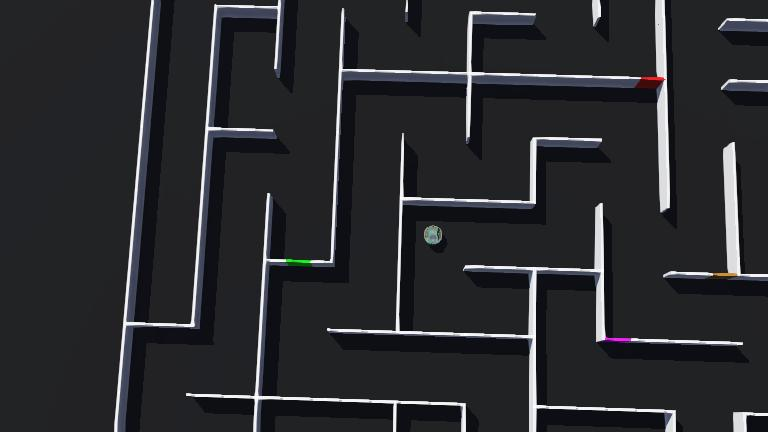
#> input picture worlds/.test1.jpg, 768 x 432 px, given in place of the camera
$ python total.py
#> lines starting #> are read from the running program, lines starting #| are printed output that depends on the picture; after the words box and inside, x2 and y2 are one past the last pixel; in counts of white or black regions, pixels touching at a corner belong together
import serial
import time
import cv2
import numpy as np

# Serial port configuration
SERIAL_PORT = "/dev/ttyUSB0"  # Replace with your robot's serial port
BAUD_RATE = 115200

# Updated Kobuki commands
MOVE_FORWARD = bytes([0xAA, 0x55, 0x06, 0x01, 0x04, 0x64, 0x00, 0x00, 0x00, 0x00, 0x10, 0x0D])
TURN_LEFT = bytes([0xAA, 0x55, 0x06, 0x01, 0x04, 0x64, 0x00, 0x01, 0x00, 0x00, 0x10, 0x0D])  # Spin right
STOP = bytes([0xAA, 0x55, 0x06, 0x01, 0x04, 0x00, 0x00, 0x00, 0x00, 0x00, 0x0A, 0x19])
TURN_RIGHT = bytes([0xAA, 0x55, 0x06, 0x01, 0x04, 0x64, 0x00, 0xFF, 0xFF, 0x00, 0x10, 0x0D])  # Spin left
MOVE_BACKWARD = bytes([0xAA, 0x55, 0x06, 0x01, 0x04, 0x9C, 0xFF, 0x00, 0x00, 0x00, 0x10, 0x0D])

# Open serial connection
try:
    ser = serial.Serial(SERIAL_PORT, BAUD_RATE, timeout=1)
    print(f"Connected to Kobuki on {SERIAL_PORT}")
except Exception as e:
    print(f"Failed to connect to Kobuki: {e}")
    exit(1)

# Function to send commands
def send_command(command, description=""):
    try:
        ser.write(command)
        if description:
            print(f"Sent command: {description}")
    except Exception as e:
        print(f"Failed to send command: {e}")

# Movement control functions
def move_forward(duration=3):
    send_command(MOVE_FORWARD, "Moving forward")
    time.sleep(duration)
    #send_command(STOP)
    time.sleep(0.1)

def turn_right(duration=0.2):
    send_command(TURN_RIGHT, "Turning right")
    time.sleep(duration)
    send_command(STOP)
    time.sleep(0.1)

def stop():
    send_command(STOP, "Stopping")
    time.sleep(0.1)

def turn_left(duration=0.2):
    send_command(TURN_LEFT, "Turning left")
    time.sleep(duration)
    send_command(STOP)
    time.sleep(0.1)

def move_backward(duration=3):
    send_command(MOVE_BACKWARD, "Moving backward")
    time.sleep(duration)
    #send_command(STOP)
    time.sleep(0.1)

# HSV color ranges
color_ranges = {
    "Yellow": [(20, 100, 70), (40, 255, 255)],
    "Red": [
        [(0, 120, 70), (10, 255, 255)],      # Lower range for red
        [(170, 120, 70), (180, 255, 255)]     # Upper range for red
    ],
    "Green": [(40, 70, 70), (80, 255, 255)],
    "Blue": [(100, 150, 70), (140, 255, 255)]
}

# Detect colored objects and classify as box (cube) or tile (rectangle)
def detect_objects(frame):
    hsv = cv2.cvtColor(frame, cv2.COLOR_BGR2HSV)
    boxes = []
    tiles = []

    for color, ranges in color_ranges.items():
        if color == "Red":
            lower1, upper1 = ranges[0]
            lower2, upper2 = ranges[1]
            mask1 = cv2.inRange(hsv, np.array(lower1), np.array(upper1))
            mask2 = cv2.inRange(hsv, np.array(lower2), np.array(upper2))
            mask = cv2.bitwise_or(mask1, mask2)
        else:
            lower, upper = ranges
            mask = cv2.inRange(hsv, np.array(lower), np.array(upper))

        contours, _ = cv2.findContours(mask, cv2.RETR_EXTERNAL, cv2.CHAIN_APPROX_SIMPLE)
        for contour in contours:
            if cv2.contourArea(contour) > 500:  # Filter noise
                x, y, w, h = cv2.boundingRect(contour)
                aspect_ratio = w / h

                # Classify based on aspect ratio
                if 0.9 <= aspect_ratio <= 1.1:  # Cube-like (box)
                    boxes.append((color, x, y, w, h))
                elif aspect_ratio > 1.5 and y > frame.shape[0] * 0.6:  # Wide rectangle near bottom (tile)
                    tiles.append((color, x, y, w, h))

    return boxes, tiles

# Center and approach an object
def center_and_approach(frame_width, target_color, objects, target_size):
    frame_center = frame_width // 2
    CENTER_TOLERANCE = 50
    target_object = None

    for color, x, y, w, h in objects:
        if color == target_color:
            target_object = (color, x, y, w, h)
            break

    if target_object:
        color, x, y, w, h = target_object
        object_center = x + w // 2

        # Center the object
        if abs(object_center - frame_center) > CENTER_TOLERANCE:
            if object_center < frame_center:
                turn_left(0.1)
            else:
                turn_right(0.1)
            return False

        # Approach if not close enough
        if w < target_size:
            move_forward(0.2)  # Small steps (2 cm)
            return False

        # Reached target
        stop()
        time.sleep(0.5)
        return True

    return False  # Object not found

# Main control logic
def control_robot():
    # Camera setup
    cap = cv2.VideoCapture(0)
    if not cap.isOpened():
        print("Failed to open camera")
        return

    # Constants
    FRAME_WIDTH = 640
    FLAP_TARGET_SIZE = 500  # Pixel width when box is within flaps
    TILE_TARGET_SIZE = 600  # Pixel width when aligned with tile
    SEARCH_TIMEOUT = 20     # Seconds before deferring a color
    MAX_PUSH_STEPS = 10     # Max steps to prevent infinite pushing

    # State machine states
    SEARCH_BOX = 0
    APPROACH_BOX = 1
    SEARCH_TILE = 2
    PUSH_TO_TILE = 3
    RETREAT = 4

    # Initialize variables
    colors_to_place = list(color_ranges.keys())
    deferred_colors = []
    placed_colors = []
    current_target = None
    state = SEARCH_BOX
    search_timer = time.time()
    full_scan_completed = False
    push_steps = 0  # Track steps during PUSH_TO_TILE

    try:
        while colors_to_place or deferred_colors:
            ret, frame = cap.read()
#> frame is the input picture: shape (432, 768, 3); mean B, G, R 47, 43.5, 42.7
            if not ret:
                print("Camera disconnected")
                stop()
                break

            frame = cv2.resize(frame, (FRAME_WIDTH, 480))
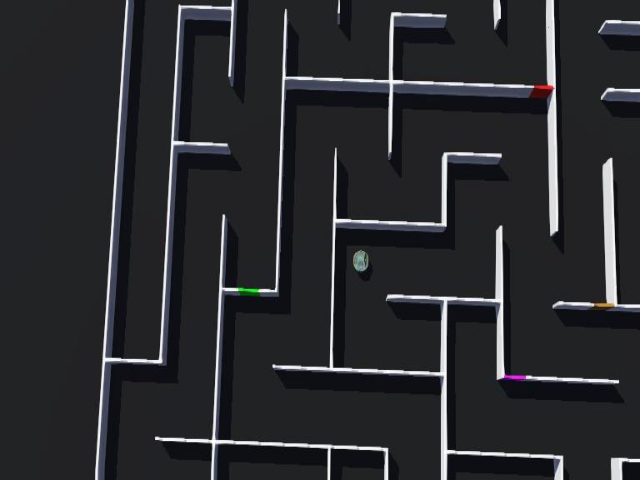
#> frame: shape (480, 640, 3); mean B, G, R 47, 43.5, 42.7
            boxes, tiles = detect_objects(frame)
#> in detect_objects, `hsv = cv2.cvtColor(frame, cv2.COLOR_BGR2HSV)`: hsv: shape (480, 640, 3); mean H, S, V 112.6, 31.5, 47.2
#> the loop in detect_objects, `for color, ranges in color_ranges.items():` made 4 passes
#> contours on pass 4: [[[504, 379]]]
#> pass 2, in detect_objects, `mask1 = cv2.inRange(hsv, np.array(lower1), np.array(upper1))`:
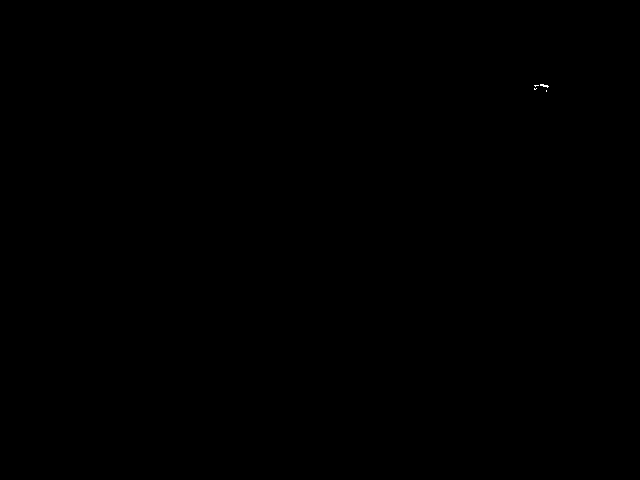
#> mask1: shape (480, 640); 0.01% white in thin lines or dots, all inside (x1, y1, x2, y2) = (534, 84, 549, 92)
#> after the loop in detect_objects, `for color, ranges in color_ranges.items():`: mask: shape (480, 640); 0% white in thin lines or dots, all inside (x1, y1, x2, y2) = (504, 379, 505, 380)
#> after the loop in detect_objects, `for color, ranges in color_ranges.items():`: boxes = []
#> boxes = []; tiles = []

            # Visualizations
            cv2.line(frame, (FRAME_WIDTH//2, 0), (FRAME_WIDTH//2, 480), (0, 255, 0), 1)
            for color, x, y, w, h in boxes:
                cv2.rectangle(frame, (x, y), (x+w, y+h), (0, 255, 0), 2)  # Green for boxes
                cv2.putText(frame, f"Box: {color} ({w})", (x, y-10), cv2.FONT_HERSHEY_SIMPLEX, 0.6, (255, 255, 255), 1)
#> this loop made 0 passes
            for color, x, y, w, h in tiles:
                cv2.rectangle(frame, (x, y), (x+w, y+h), (0, 0, 255), 2)  # Red for tiles
                cv2.putText(frame, f"Tile: {color} ({w})", (x, y-10), cv2.FONT_HERSHEY_SIMPLEX, 0.6, (255, 255, 255), 1)

            # State machine
            if state == SEARCH_BOX:
                if not current_target:
                    if colors_to_place:
                        current_target = colors_to_place.pop(0)
                        search_timer = time.time()
                        full_scan_completed = False
                        print(f"Searching for box: {current_target}")
                    elif deferred_colors:
                        colors_to_place = deferred_colors[:]
                        deferred_colors.clear()
                        continue
                    else:
                        break

                if center_and_approach(FRAME_WIDTH, current_target, boxes, FLAP_TARGET_SIZE):
                    print(f"Box {current_target} within flaps")
                    move_forward(1)  # Small step (5 cm)
                    state = SEARCH_TILE
                elif time.time() - search_timer > SEARCH_TIMEOUT:
                    if not full_scan_completed:
                        turn_right(0.3)
                        if time.time() - search_timer > 2 * SEARCH_TIMEOUT:
                            full_scan_completed = True
                    else:
                        print(f"Box {current_target} not found, deferring")
                        deferred_colors.append(current_target)
                        current_target = None

            elif state == SEARCH_TILE:
                if center_and_approach(FRAME_WIDTH, current_target, tiles, TILE_TARGET_SIZE):
                    print(f"Tile {current_target} reached. Pushing box.")
                    state = PUSH_TO_TILE
                    push_steps = 0  # Reset push counter
                else:
                    turn_right(0.3)

            elif state == PUSH_TO_TILE:
                move_forward(0.5)  # Small step (5 cm)
                push_steps += 1

                # Check if tile is still visible
                _, tiles = detect_objects(frame)
                tile_found = any(color == current_target for color, _, _, _, _ in tiles)

                # Stop if tile is no longer visible or max steps reached
                if not tile_found or push_steps >= MAX_PUSH_STEPS:
                    print(f"Box {current_target} placed on tile")
                    placed_colors.append(current_target)
                    state = RETREAT

            elif state == RETREAT:
                move_backward(0.8)  # Single step back
                time.sleep(0.5)
                current_target = None
                state = SEARCH_BOX
                print("Retreating complete. Scanning for next box.")

            # Display status
            status = f"Target: {current_target} | State: {state}"
            cv2.putText(frame, status, (10, 30), cv2.FONT_HERSHEY_SIMPLEX, 0.8, (0, 255, 0), 2)
            cv2.putText(frame, f"Placed: {', '.join(placed_colors)}", (10, 70), cv2.FONT_HERSHEY_SIMPLEX, 0.8, (0, 255, 0), 2)
            cv2.putText(frame, f"Deferred: {', '.join(deferred_colors)}", (10, 110), cv2.FONT_HERSHEY_SIMPLEX, 0.8, (0, 255, 0), 2)
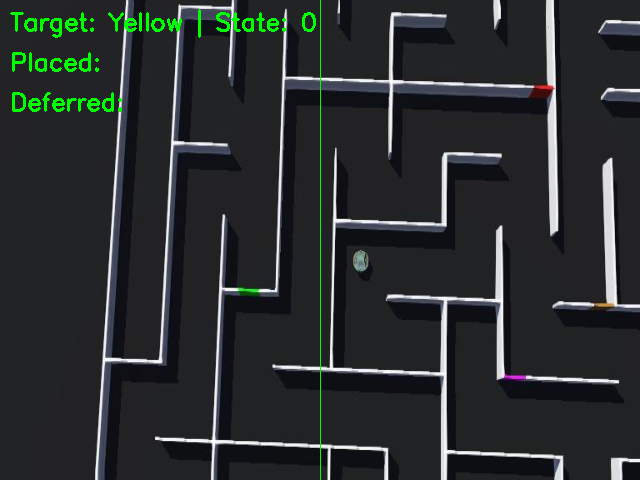
#> frame: shape (480, 640, 3); mean B, G, R 46.4, 46.2, 42.2
            cv2.imshow("Kobuki Controller", frame)

            if cv2.waitKey(1) & 0xFF == ord('q'):
#> (key q is pressed here)
                break

    except Exception as e:
        print(f"Error: {e}")
        stop()
    finally:
        stop()
        cap.release()
        cv2.destroyAllWindows()
        ser.close()
        print("Robot controller shutdown")

if __name__ == "__main__":
    control_robot()
